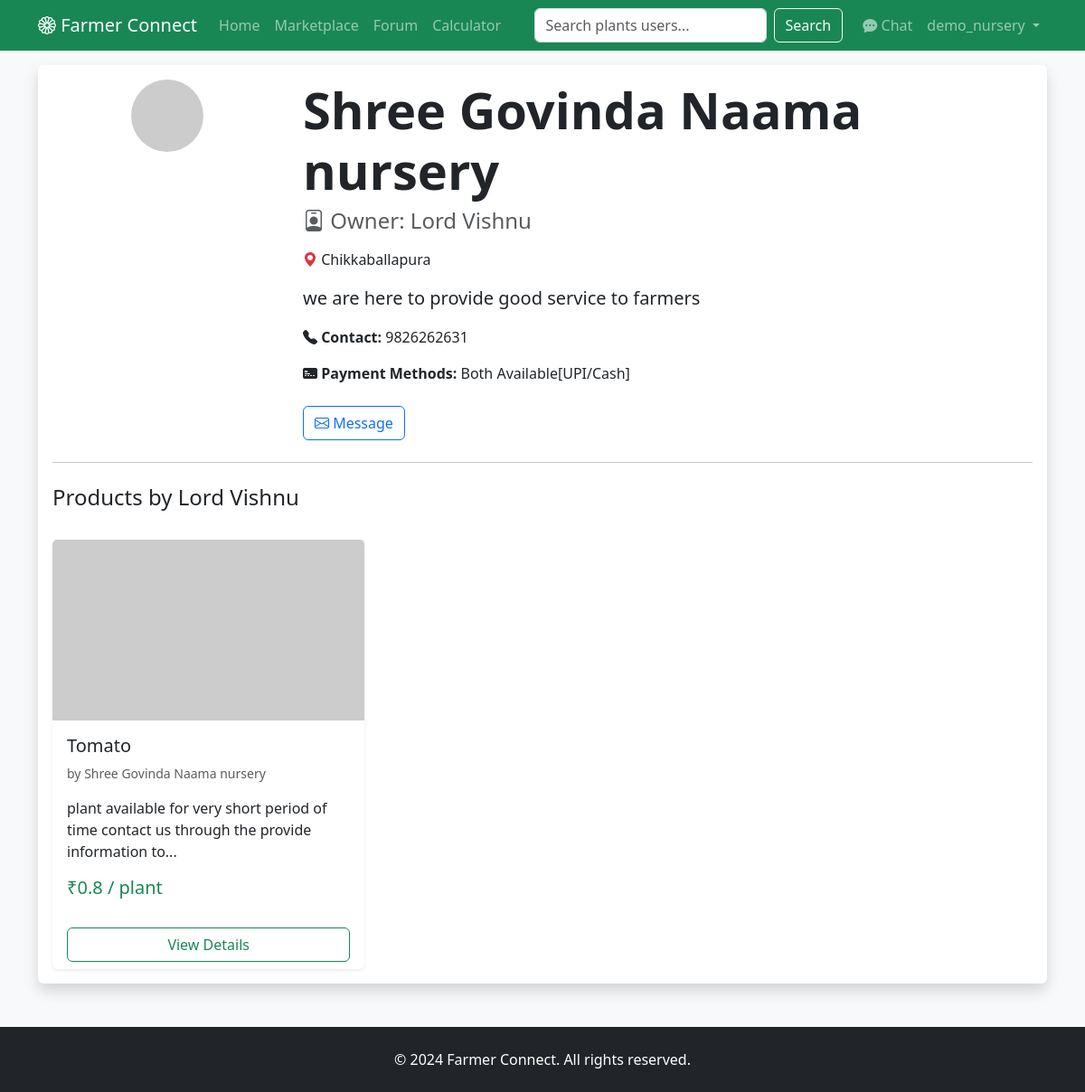
Page /profiles/sandeep (signed in) on the committed database.
### app/models.py (models this page shows, shortened)
class User(UserMixin, db.Model):
    id = db.Column(db.Integer, primary_key=True)
    username = db.Column(db.String(64), index=True, unique=True)
    email = db.Column(db.String(120), index=True, unique=True)
    password_hash = db.Column(db.String(128))
    role = db.Column(db.String(20), default='farmer') # nursery, farmer
    bio = db.Column(db.String(500))
    location = db.Column(db.String(128)) # Acts as Address
    nursery_name = db.Column(db.String(128))
    owner_name = db.Column(db.String(128)) # New field
    contact_details = db.Column(db.String(256))
    payment_methods = db.Column(db.String(256))
    products = db.relationship('Product', backref='seller', lazy='dynamic')
    posts = db.relationship('Post', backref='author', lazy='dynamic')
    messages_sent = db.relationship('Message',
                                    foreign_keys='Message.sender_id',
                                    backref='author', lazy='dynamic')
    messages_received = db.relationship('Message',
                                        foreign_keys='Message.receiver_id',
                                        backref='recipient', lazy='dynamic')

class Product(db.Model):
    id = db.Column(db.Integer, primary_key=True)
    seller_id = db.Column(db.Integer, db.ForeignKey('user.id'))
    name = db.Column(db.String(128))
    breed = db.Column(db.String(128)) # New field
    description = db.Column(db.String(1000))
    price = db.Column(db.Float)
    quantity = db.Column(db.Integer, default=0) # New field
    image_url = db.Column(db.String(256))
    plant_age_days = db.Column(db.Integer) # New field
    available_days = db.Column(db.Integer) # New field
    created_at = db.Column(db.DateTime, index=True, default=datetime.utcnow)

### app/main/routes.py (the view, shortened to what this page needs)
@bp.route('/profiles/<username>', methods=['GET', 'POST'])
@login_required
def profile(username):
    user = User.query.filter_by(username=username).first_or_404()
    products = user.products.all()
    profile_form = None
    product_form = None
    farmer_form = None
    return render_template('profile.html', user=user, products=products,profile_form=profile_form,product_form=product_form,farmer_form=farmer_form)

### app/models.py (called while the page is built)
@login.user_loader
def load_user(id):
    return User.query.get(int(id))

### app/templates/profile.html (shortened to what this page needs)
{% extends "base.html" %}
{% block content %}
<div class="card shadow">
  <div class="card-body">
    <div class="row">
      <div class="col-md-3 text-center">
        <img src="https://ui-avatars.com/api/?name={{ user.username }}&size=200" class="img-fluid rounded-circle mb-3"
          alt="{{ user.username }}">
      </div>
      <div class="col-md-9">
        {% if user.role == 'nursery' %}
        <h1 class="display-4 fw-bold">{{ user.nursery_name }}</h1>
        {% if user.owner_name %}
        <h4 class="text-muted mb-3"><i class="bi bi-person-badge"></i> Owner: {{ user.owner_name }}</h4>
        {% endif %}
        <p><i class="bi bi-geo-alt-fill text-danger"></i> {{ user.location }}</p>
        <p class="lead">{{ user.bio }}</p>
        <div class="mt-3">
          <p><strong><i class="bi bi-telephone-fill"></i> Contact:</strong> {{ user.contact_details }}</p>
          <p><strong><i class="bi bi-credit-card-2-front-fill"></i> Payment Methods:</strong>
            {% if user.payment_methods == 'upi' %}UPI Payments
            {% elif user.payment_methods == 'cash' %}Cash
            {% elif user.payment_methods == 'both' %}Both Available[UPI/Cash]
            {% else %}{{ user.payment_methods }}
            {% endif %}
          </p>
        </div>
        {% endif %}
        <button class="btn btn-outline-primary mt-2"><i class="bi bi-envelope"></i> Message</button>
      </div>
    </div>
    {% if user.role == 'nursery' %}
    <hr class="my-4">
    <h4>Products by {{ user.owner_name }}</h4>
    <div class="row row-cols-1 row-cols-md-3 g-4 mt-2">
      {% for product in products %}
      <div class="col">
        <div class="card h-100 shadow-sm">
          <img src="{{ product.image_url or 'https://via.placeholder.com/300x200?text=Product' }}" class="card-img-top"
            alt="{{ product.name }}" style="height: 200px; object-fit: cover;">
          <div class="card-body">
            <h5 class="card-title">{{ product.name }}</h5>
            <p class="card-text text-muted small">by {{ user.nursery_name }}</p>
            <p class="card-text">{{ product.description|truncate(100) }}</p>
            <h5 class="text-success">₹{{ product.price }} / plant</h5>
          </div>
          <div class="card-footer bg-transparent border-top-0">
            <div class="d-grid">
              <a href="{{ url_for('main.product_details', product_id=product.id) }}"
                class="btn btn-outline-success">View Details</a>
            </div>
          </div>
        </div>
      </div>
      {% else %}
      <div class="col-12">
        <p class="text-muted">No products listed yet.</p>
      </div>
      {% endfor %}
    </div>
    {% endif %}
  </div>
</div>
{% endblock %}

### app/templates/base.html (shortened to what this page needs)
<!doctype html>
<html lang="en">
<head>
  <link href="https://cdn.jsdelivr.net/npm/bootstrap@5.3.0/dist/css/bootstrap.min.css" rel="stylesheet">
  <link rel="stylesheet" href="https://cdn.jsdelivr.net/npm/bootstrap-icons@1.10.5/font/bootstrap-icons.css">
  <link href="{{ url_for('static', filename='css/style.css') }}" rel="stylesheet">
</head>
<body>
  <nav class="navbar navbar-expand-lg navbar-dark bg-success sticky-top">
    <div class="container">
      <a class="navbar-brand" href="{{ url_for('main.index') }}">
        <i class="bi bi-flower1"></i> Farmer Connect
      </a>
      <div class="collapse navbar-collapse" id="navbarNav">
        <ul class="navbar-nav me-auto">
          <li class="nav-item">
            <a class="nav-link" href="{{ url_for('main.index') }}">Home</a>
          </li>
          <li class="nav-item">
            <a class="nav-link" href="{{ url_for('main.marketplace') }}">Marketplace</a>
          </li>
          <li class="nav-item">
            <a class="nav-link" href="{{ url_for('main.forum') }}">Forum</a>
          </li>
          <li class="nav-item">
            <a class="nav-link" href="{{ url_for('main.calculator') }}">Calculator</a>
          </li>
        </ul>
        <form class="d-flex mx-auto" role="search" action="{{ url_for('main.search') }}" method="get">
          <input class="form-control me-2" type="search" placeholder="Search plants users..." aria-label="Search"
            name="q">
          <button class="btn btn-outline-light" type="submit">Search</button>
        </form>
        <ul class="navbar-nav">
          {% if current_user.is_authenticated %}
          <li class="nav-item">
            <a class="nav-link" href="{{ url_for('main.chat') }}">
              <i class="bi bi-chat-dots-fill"></i> Chat
            </a>
          </li>
          <li class="nav-item dropdown">
            <a class="nav-link dropdown-toggle" href="#" role="button" data-bs-toggle="dropdown">
              {{ current_user.username }}
            </a>
          </li>
          {% endif %}
        </ul>
      </div>
    </div>
  </nav>
  <div class="container mt-3">
    {% block content %}{% endblock %}
  </div>
  <footer class="bg-dark text-white text-center py-4 mt-5">
    <div class="container">
      <p class="mb-0">&copy; 2024 Farmer Connect. All rights reserved.</p>
    </div>
  </footer>
</body>
</html>

### app/static/css/style.css (style rules this page uses)
body { background-color: #f8f9fa; }
.card { border: none; }
.card-footer { background-color: transparent; border-top: 1px solid rgba(0,0,0,0.05); }

### rows in the picture
User: username "demo_nursery"
User: nursery_name "Shree Govinda Naama nursery", owner_name "Lord Vishnu", location "Chikkaballapura", bio "we are here to provide good service to farmers", contact_details "9826262631"
Product: name "Tomato", description "plant available for very short period of time contact us through the provide information to...", price "0.8"
